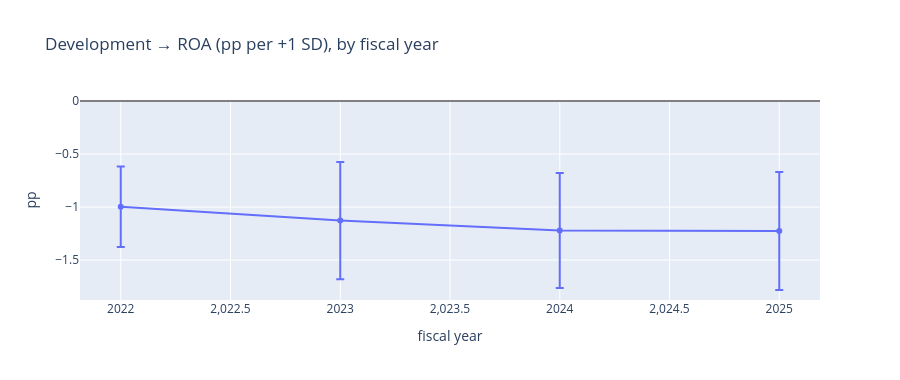

Notebook code for this chart:
### Markdown cell above
## 1 · The slope year by year
The development–ROA coefficient estimated separately for each fiscal year, with 95% intervals. If the gap closes, the bars rise towards zero.

### Code cell
f5 = fy[fy.fiscal_year.between(2022, 2025)].copy()
f5["t"] = f5.fiscal_year - 2022; f5["dev_x_t"] = f5.dev_z * f5.t
rows = []
for y, g in f5.groupby("fiscal_year"):
    m = fit_cluster("roa_pp ~ dev_z + C(sector) + size_rank", g.dropna(subset=["dev_z", "size_rank"]))
    rows.append({"fiscal year": y, "coef": m.params["dev_z"], "lo": m.params["dev_z"] - 1.96 * m.bse["dev_z"], "hi": m.params["dev_z"] + 1.96 * m.bse["dev_z"], "firm-years": int(m.nobs), "median ROA": g.roa_pp.median()})
by_year = pd.DataFrame(rows).set_index("fiscal year")
fig = go.Figure(go.Scatter(x=by_year.index, y=by_year.coef, mode="lines+markers", error_y=dict(type="data", array=by_year.hi - by_year.coef, arrayminus=by_year.coef - by_year.lo)))
fig.add_hline(y=0, line_color="grey"); fig.update_layout(height=380, title="Development → ROA (pp per +1 SD), by fiscal year", xaxis_title="fiscal year", yaxis_title="pp"); fig.show()
by_year.round(2)

### Figure 1 — Plotly figure (JSON) as saved in the notebook; plotly's stock layout.template omitted (floating-point values rounded to 4 significant figures)
{"data": [{"error_y": {"array": [0.3795, 0.5523, 0.5428, 0.5566], "arrayminus": [0.3795, 0.5523, 0.5428, 0.5566], "type": "data"}, "mode": "lines+markers", "type": "scatter", "x": [2022, 2023, 2024, 2025], "y": [-0.9958, -1.127, -1.22, -1.225]}], "layout": {"height": 380, "shapes": [{"line": {"color": "grey"}, "type": "line", "x0": 0, "x1": 1, "xref": "x domain", "y0": 0, "y1": 0, "yref": "y"}], "title": {"text": "Development → ROA (pp per +1 SD), by fiscal year"}, "xaxis": {"title": {"text": "fiscal year"}}, "yaxis": {"title": {"text": "pp"}}}}
